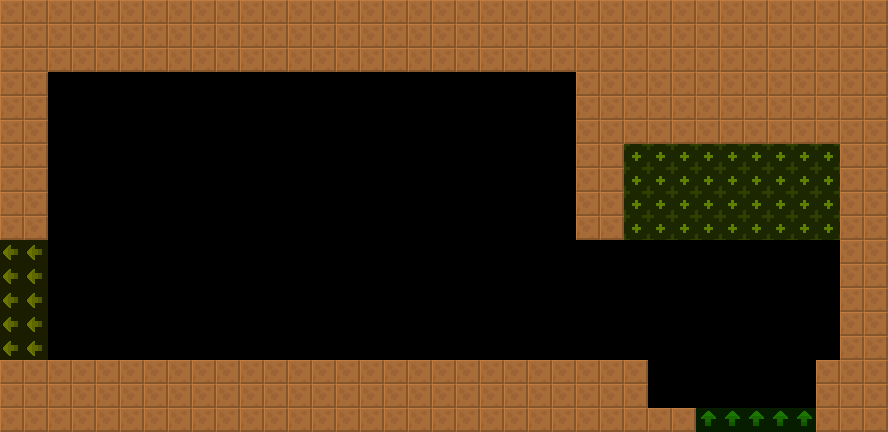

Rendered tile map (Tiled .tmx) drawn with the repository's tilesets; below, a short description and the map source with its tile grids summarised:
An orthogonal 37x18 tile map with 24x24 px tiles, 2 tile layers (col, lnk), 2 tilesets and 2 objects (SpecialEquipment, Door).

<map version="1.4" tiledversion="1.4.2" orientation="orthogonal" renderorder="right-down" width="37" height="18" tilewidth="24" tileheight="24" infinite="0" nextlayerid="4" nextobjectid="8">
 <tileset firstgid="6" source="../../lnk.tsx" />
 <tileset firstgid="1" source="../../col.tsx" />
 <layer id="1" name="col" width="37" height="18">
  <data>[666 cells, 282 non-empty, 1 distinct tile ids]</data>
 </layer>
 <layer id="2" name="lnk" width="37" height="18" opacity="0.5">
  <data>[666 cells, 51 non-empty, 3 distinct tile ids]</data>
 </layer>
 <objectgroup id="3" name="markers" opacity="0.5">
  <object id="1" name="SpecialEquipment" type="SpecialEquipment" x="48" y="72" width="528" height="288">
   <properties>
    <property name="yr" value="0" />
    <property name="xr" value="0" />
   </properties>
  </object>
  <object id="2" name="Door" type="Door" x="576" y="336" width="24" height="24">
   <properties>
    <property name="yr" value="0" />
    <property name="xr" value="0" />
   </properties>
  </object>
 </objectgroup>
</map>
